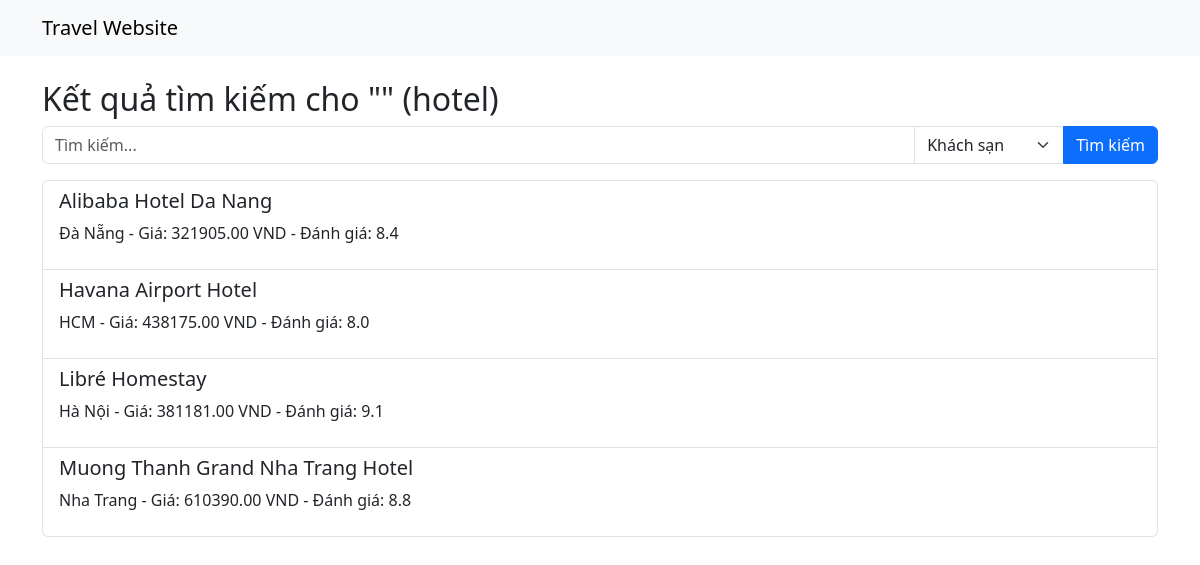
/search/, run on an earlier commit of the app's database.
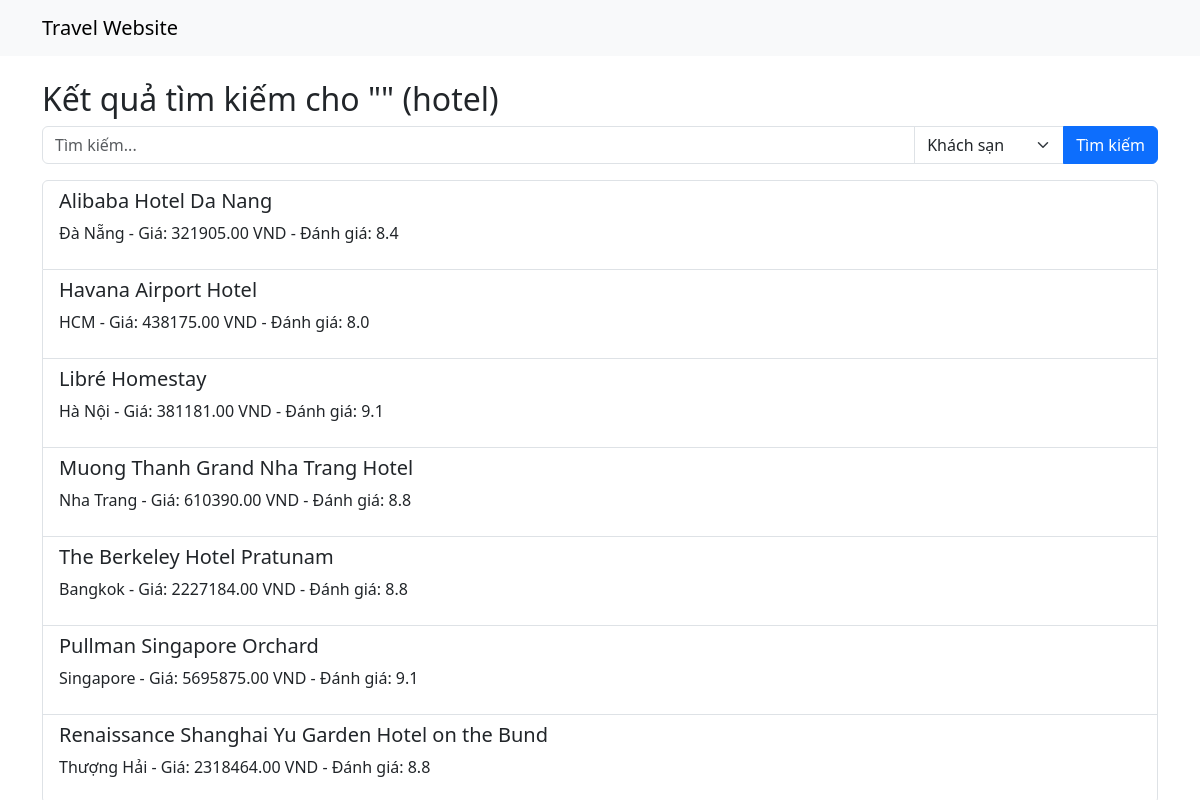
And on a later commit of the database.
### home/models.py (models this page shows, shortened)
class Hotel(models.Model):
    STAR_CHOICES = [
        (1, '1 Star'),
        (2, '2 Stars'),
        (3, '3 Stars'),
        (4, '4 Stars'),
        (5, '5 Stars'),
    ]
    name = models.CharField(max_length=200)
    location = models.ForeignKey(Location, on_delete=models.CASCADE, related_name='hotels')
    description = models.TextField()
    price = models.DecimalField(max_digits=10, decimal_places=2, help_text="Starting price for rooms")
    rating = models.FloatField(default=0)
    stars = models.IntegerField(choices=STAR_CHOICES, default=3)
    address = models.CharField(max_length=255, blank=True)
    amenities = models.TextField(blank=True, help_text="Comma-separated list of amenities")
    is_featured = models.BooleanField(default=False)

class Location(models.Model):
    name = models.CharField(max_length=100)
    description = models.TextField(blank=True)
    image = models.ImageField(upload_to='locations/', blank=True, null=True)
    is_popular = models.BooleanField(default=False)

### home/views.py (the view, shortened to what this page needs)
# urls.py: path('search/', views.search, name='search'),
def search(request):
    query = request.GET.get('q', '')
    item_type = request.GET.get('type', 'hotel')  # 'hotel', 'flight', 'tour', or 'car'
    results = []
    if item_type == 'hotel':
        results = Hotel.objects.filter(
            Q(name__icontains=query) | Q(location__name__icontains=query)
        )
    elif item_type == 'tour':
        results = Tour.objects.filter(
            Q(name__icontains=query) | Q(location__name__icontains=query)
        )
    elif item_type == 'car':
        results = CarTransfer.objects.filter(
            Q(name__icontains=query) | Q(location__name__icontains=query)
        )
    context = {
        'results': results,
        'query': query,
        'item_type': item_type,
    }
    return render(request, 'home/search.html', context)

### home/templates/home/search.html (shortened to what this page needs)
<!DOCTYPE html>
<html lang="en">
<head>
    <link href="https://cdn.jsdelivr.net/npm/bootstrap@5.3.0/dist/css/bootstrap.min.css" rel="stylesheet" />
</head>
<body>
<nav class="navbar navbar-expand-lg navbar-light bg-light">
  <div class="container">
    <a class="navbar-brand" href="{% url 'home:home' %}">Travel Website</a>
  </div>
</nav>
<div class="container mt-4">
  <h2>Kết quả tìm kiếm cho "{{ query }}" ({{ item_type }})</h2>
  <form method="get" action="{% url 'home:search' %}" class="mb-3">
    <div class="input-group">
      <input type="text" name="q" value="{{ query }}" class="form-control" placeholder="Tìm kiếm..." />
      <select name="type" class="form-select" style="max-width: 150px;" aria-label="Chọn loại tìm kiếm">
        <option value="hotel" {% if item_type == 'hotel' %}selected{% endif %}>Khách sạn</option>
      </select>
      <button class="btn btn-primary" type="submit">Tìm kiếm</button>
    </div>
  </form>
  {% if results %}
    <div class="list-group">
      {% for item in results %}
        <a href="{% url 'home:detail' item_type=item_type item_id=item.id %}" class="list-group-item list-group-item-action">
          {% if item_type == 'hotel' %}
            <h5>{{ item.name }}</h5>
            <p>{{ item.location.name }} - Giá: {{ item.price }} VND - Đánh giá: {{ item.rating }}</p>
          {% elif item_type == 'flight' %}
            <h5>{{ item.flight_number }}</h5>
            <p>{{ item.origin.name }} → {{ item.destination.name }} - Giá: {{ item.price }} VND - Đánh giá: {{ item.rating }}</p>
          {% endif %}
        </a>
      {% endfor %}
    </div>
  {% else %}
    <p>Không tìm thấy kết quả phù hợp.</p>
  {% endif %}
</div>
</body>
</html>

What changed in the data, as far as the page shows it:
added Hotel: name "The Berkeley Hotel Pratunam", location.name "Bangkok", price "2227184.00", rating "8.8"
added Hotel: name "Pullman Singapore Orchard", location.name "Singapore", price "5695875.00", rating "9.1"
added Hotel: name "Renaissance Shanghai Yu Garden Hotel on the Bund", location.name "Thượng Hải", price "2318464.00", rating "8.8"
